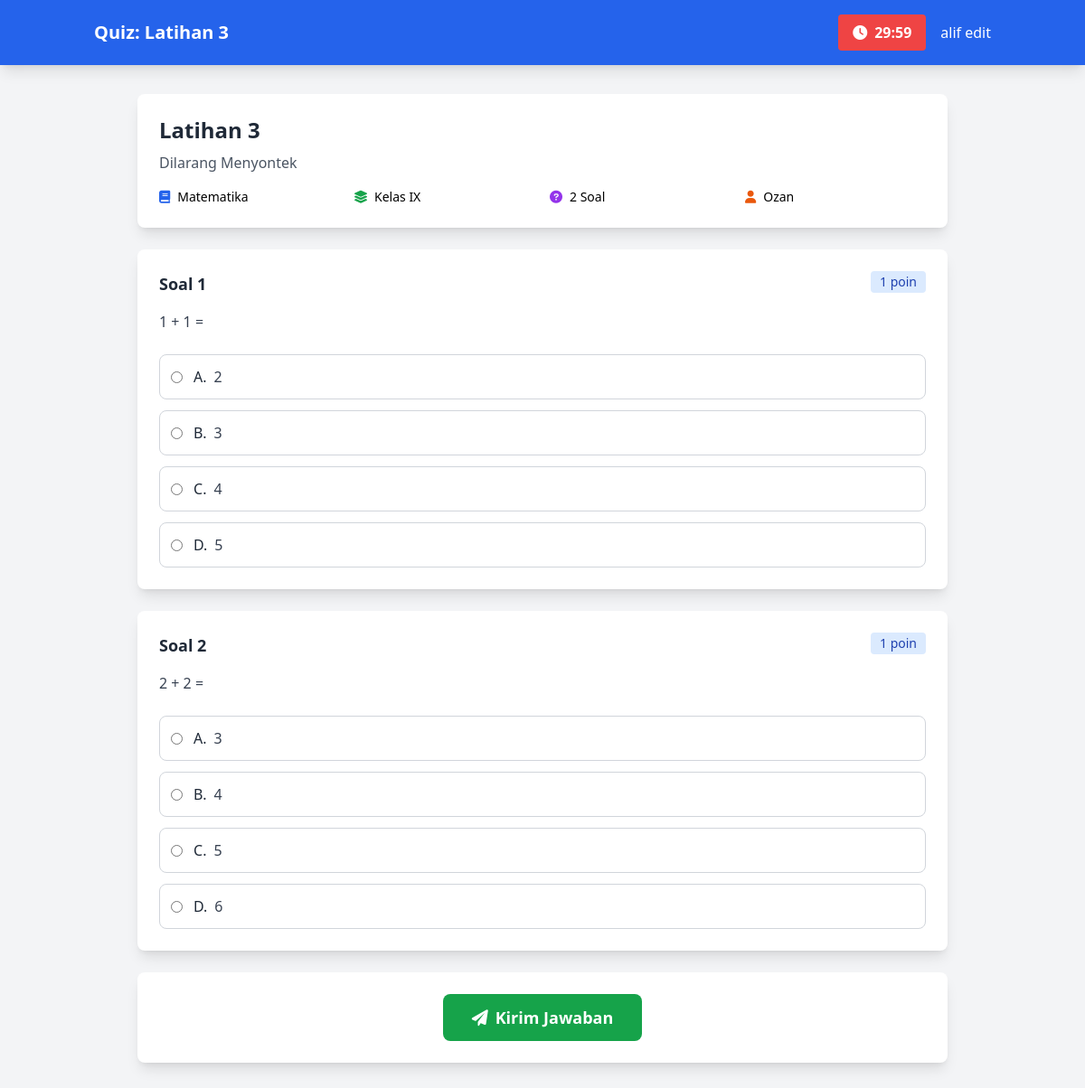
Screenshot of /student/take-quiz.php?id=6 (signed in) with the database file from the repository.
### tables this page shows
CREATE TABLE IF NOT EXISTS `quizzes` (
  `id` int(11) NOT NULL AUTO_INCREMENT,
  `title` varchar(200) NOT NULL,
  `description` text DEFAULT NULL,
  `subject` varchar(100) NOT NULL,
  `grade_level` varchar(50) NOT NULL,
  `teacher_id` int(11) NOT NULL,
  `time_limit` int(11) DEFAULT 30,
  `created_at` timestamp NOT NULL DEFAULT current_timestamp(),
  PRIMARY KEY (`id`),
  KEY `teacher_id` (`teacher_id`),
  CONSTRAINT `quizzes_ibfk_1` FOREIGN KEY (`teacher_id`) REFERENCES `users` (`id`)
);

CREATE TABLE IF NOT EXISTS `users` (
  `id` int(11) NOT NULL AUTO_INCREMENT,
  `username` varchar(50) NOT NULL,
  `password` varchar(255) NOT NULL,
  `full_name` varchar(100) NOT NULL,
  `email` varchar(100) NOT NULL,
  `role` enum('teacher', 'student') NOT NULL,
  `created_at` timestamp NOT NULL DEFAULT current_timestamp(),
  `nis` varchar(50) DEFAULT NULL,
  `ttl` varchar(50) DEFAULT NULL,
  `phone` varchar(20) DEFAULT NULL,
  `gender` char(1) DEFAULT NULL,
  `foto` varchar(100) NOT NULL,
  PRIMARY KEY (`id`),
  UNIQUE KEY `username` (`username`)
);

CREATE TABLE IF NOT EXISTS `questions` (
  `id` int(11) NOT NULL AUTO_INCREMENT,
  `quiz_id` int(11) NOT NULL,
  `question_text` text NOT NULL,
  `option_a` varchar(255) NOT NULL,
  `option_b` varchar(255) NOT NULL,
  `option_c` varchar(255) NOT NULL,
  `option_d` varchar(255) NOT NULL,
  `correct_answer` enum('a', 'b', 'c', 'd') NOT NULL,
  `points` int(11) DEFAULT 1,
  PRIMARY KEY (`id`),
  KEY `quiz_id` (`quiz_id`),
  CONSTRAINT `questions_ibfk_1` FOREIGN KEY (`quiz_id`) REFERENCES `quizzes` (`id`)
);

### config/init.php (called while the page is built, shortened)
<?php
$database = new Database();
$db = $database->getConnection();
function isLoggedIn()
{
    return isset($_SESSION['user_id']);
}
function getUser()
{
    global $db;
    $stmt = $db->prepare("SELECT * FROM users WHERE id = ?");
    $stmt->execute([$_SESSION['user_id']]);
    return $stmt->fetch(PDO::FETCH_ASSOC);
}

### student/take-quiz.php (the view, shortened to what this page needs)
<?php
require_once '../config/init.php';
$user = getUser();
$quiz_id = intval($_GET['id']);
$stmt = $db->prepare("SELECT q.*, u.full_name as teacher_name FROM quizzes q JOIN users u ON q.teacher_id = u.id WHERE q.id = ?");
$stmt->execute([$quiz_id]);
$quiz = $stmt->fetch(PDO::FETCH_ASSOC);
$stmt = $db->prepare("SELECT * FROM questions WHERE quiz_id = ? ORDER BY id");
$stmt->execute([$quiz_id]);
$questions = $stmt->fetchAll(PDO::FETCH_ASSOC);
?>
<!DOCTYPE html>
<html lang="id">
<head>
    <script src="https://cdn.tailwindcss.com"></script>
    <link href="https://cdnjs.cloudflare.com/ajax/libs/font-awesome/6.0.0/css/all.min.css" rel="stylesheet">
</head>
<body class="bg-gray-100">
    <nav class="bg-blue-600 text-white shadow-lg">
        <div class="container mx-auto px-4">
            <div class="flex justify-between items-center py-4">
                <div class="flex items-center space-x-4">
                    <h1 class="text-xl font-bold">Quiz: <?php echo htmlspecialchars($quiz['title']); ?></h1>
                </div>
                <div class="flex items-center space-x-4">
                    <div id="timer" class="bg-red-500 px-4 py-2 rounded font-bold">
                        <i class="fas fa-clock mr-2"></i><span id="time-left"><?php echo $quiz['time_limit']; ?>:00</span>
                    </div>
                    <span><?php echo htmlspecialchars($user['full_name']); ?></span>
                </div>
            </div>
        </div>
    </nav>
    <div class="container mx-auto px-4 py-8">
        <div class="max-w-4xl mx-auto">
            <div class="bg-white rounded-lg shadow-lg p-6 mb-6">
                <h2 class="text-2xl font-bold text-gray-800 mb-2"><?php echo htmlspecialchars($quiz['title']); ?></h2>
                <p class="text-gray-600 mb-4"><?php echo htmlspecialchars($quiz['description']); ?></p>
                <div class="grid md:grid-cols-4 gap-4 text-sm">
                    <div class="flex items-center">
                        <i class="fas fa-book mr-2 text-blue-600"></i>
                        <span><?php echo htmlspecialchars($quiz['subject']); ?></span>
                    </div>
                    <div class="flex items-center">
                        <i class="fas fa-layer-group mr-2 text-green-600"></i>
                        <span>Kelas <?php echo htmlspecialchars($quiz['grade_level']); ?></span>
                    </div>
                    <div class="flex items-center">
                        <i class="fas fa-question-circle mr-2 text-purple-600"></i>
                        <span><?php echo count($questions); ?> Soal</span>
                    </div>
                    <div class="flex items-center">
                        <i class="fas fa-user mr-2 text-orange-600"></i>
                        <span><?php echo htmlspecialchars($quiz['teacher_name']); ?></span>
                    </div>
                </div>
            </div>
            <form method="POST" id="quiz-form">
                <?php foreach ($questions as $index => $question): ?>
                    <div class="bg-white rounded-lg shadow-lg p-6 mb-6">
                        <div class="flex items-start justify-between mb-4">
                            <h3 class="text-lg font-bold text-gray-800">
                                Soal <?php echo $index + 1; ?>
                            </h3>
                            <span class="bg-blue-100 text-blue-800 text-sm font-medium px-2.5 py-0.5 rounded">
                                <?php echo $question['points']; ?> poin
                            </span>
                        </div>
                        <p class="text-gray-700 mb-6"><?php echo htmlspecialchars($question['question_text']); ?></p>
                        <div class="space-y-3">
                            <?php
                            $options = [
                                'a' => $question['option_a'],
                                'b' => $question['option_b'],
                                'c' => $question['option_c'],
                                'd' => $question['option_d']
                            ];
                            foreach ($options as $key => $option): ?>
                                <label class="flex items-center p-3 border border-gray-300 rounded-lg hover:bg-gray-50 cursor-pointer transition duration-200">
                                    <input type="radio"
                                           name="question_<?php echo $question['id']; ?>"
                                           value="<?php echo $key; ?>"
                                           class="mr-3 text-blue-600">
                                    <span class="font-medium text-gray-800 mr-2"><?php echo strtoupper($key); ?>.</span>
                                    <span class="text-gray-700"><?php echo htmlspecialchars($option); ?></span>
                                </label>
                            <?php endforeach; ?>
                        </div>
                    </div>
                <?php endforeach; ?>
                <div class="bg-white rounded-lg shadow-lg p-6 text-center">
                    <button type="submit"
                            class="bg-green-600 text-white px-8 py-3 rounded-lg hover:bg-green-700 transition duration-200 font-bold text-lg"
                            onclick="return confirm('Apakah Anda yakin ingin mengirim jawaban?')">
                        <i class="fas fa-paper-plane mr-2"></i>Kirim Jawaban
                    </button>
                </div>
            </form>
        </div>
    </div>
</body>
</html>

### rows the page displays
quizzes: title "Latihan 3", description "Dilarang Menyontek", subject "Matematika", grade_level "IX", teacher.full_name "Ozan"
users: full_name "alif edit"
questions: points "1", question_text "1 + 1 =", key "A", option_a "2", key "B", option "3", key "C", option_c "4", key "D", option_d "5"
questions: points "1", question_text "2 + 2 =", key "A", option "3", key "B", option "4", key "C", option "5", key "D", option "6"

### other values shown
count($questions) "2"
